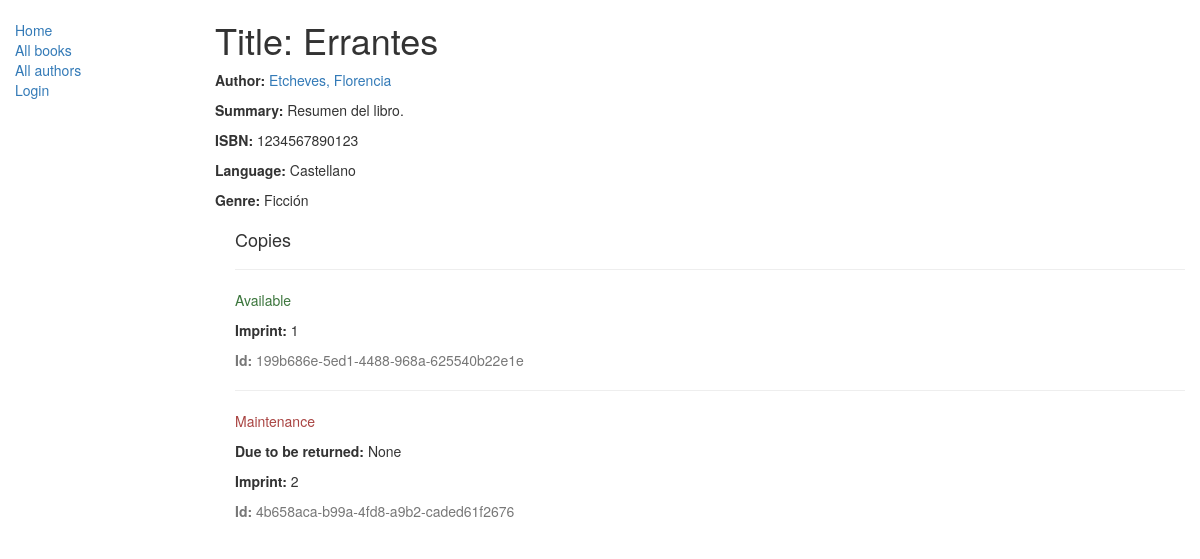
Before: /catalog/book/1 with the older database file.
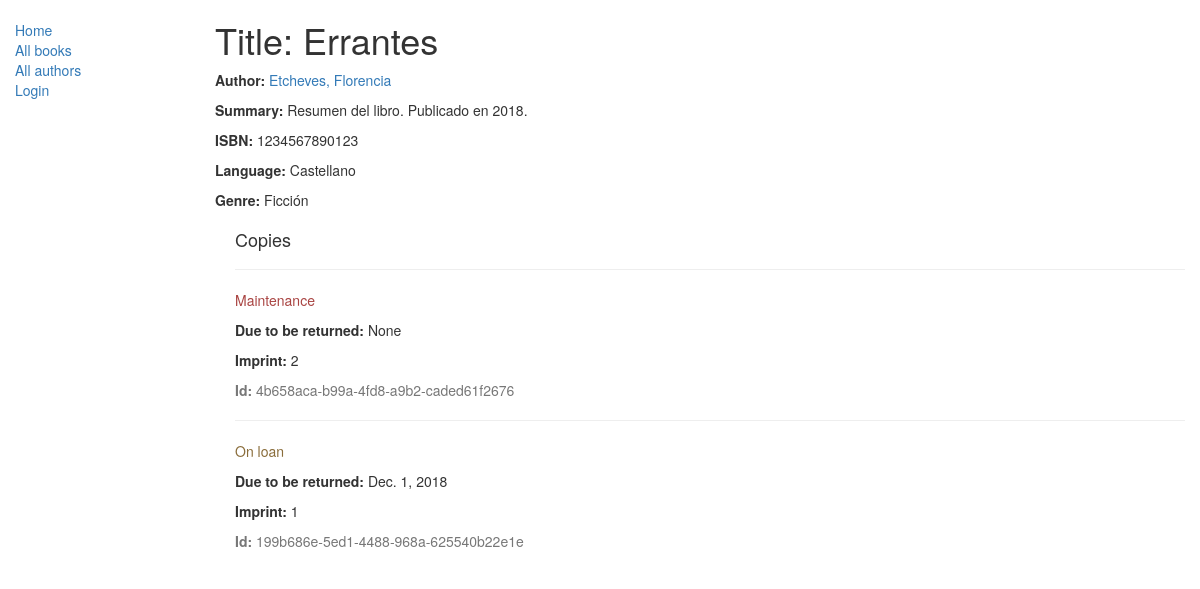
After: the same page with the newer database file.
### catalog/models.py (models this page shows, shortened)
class Book(models.Model):
    title = models.CharField(max_length=200)
    author = models.ForeignKey('Author', on_delete=models.SET_NULL, null=True)
    summary = models.TextField(max_length=1000, help_text="Enter a brief description of the book")
    isbn = models.CharField('ISBN',max_length=13, help_text='13 Character <a href="https://www.isbn-international.org/content/what-isbn">ISBN number</a>')
    genre = models.ManyToManyField(Genre, help_text="Select a genre for this book")
    lenguaje = models.ForeignKey('Lenguaje', on_delete=models.SET_NULL, null=True)
    def display_genre(self):
        """
        Creates a string for the Genre. This is required to display genre in Admin.
        """
        return ', '.join([ genre.name for genre in self.genre.all()[:3] ])
    display_genre.short_description = 'Genre'
    class Meta:
        permissions = (
            ("can_add_mod_del_books", "Add, modify or delete books"),
        )

class Author(models.Model):
    first_name = models.CharField(max_length=100)
    last_name = models.CharField(max_length=100)
    date_of_birth = models.DateField(null=True, blank=True)
    date_of_death = models.DateField('died', null=True, blank=True)
    def __str__(self):
        return '{0}, {1}'.format(self.last_name, self.first_name)
    class Meta:
        ordering = ['-id']
        permissions = (
            ("can_add_mod_del_authors", "Add, modify or delete authors"),
        )

class Lenguaje(models.Model):
    name = models.CharField('Lenguaje', max_length=50, help_text="Select a language for this book",)
    def __str__(self):
        return self.name

class Genre(models.Model):
    name = models.CharField(max_length=200, help_text="Enter a book genre (e.g. Science Fiction, French Poetry etc.)")
    def __str__(self):
        return self.name

class BookInstance(models.Model):
    id = models.UUIDField(primary_key=True, default=uuid.uuid4, help_text="ID único para este libro particular en toda la biblioteca")
    book = models.ForeignKey('Book', on_delete=models.SET_NULL, null=True)
    imprint = models.CharField(max_length=200)
    due_back = models.DateField(null=True, blank=True)
    LOAN_STATUS = (
        ('m', 'Maintenance'),
        ('o', 'On loan'),
        ('a', 'Available'),
        ('r', 'Reserved'),
    )
    status = models.CharField(max_length=1, choices=LOAN_STATUS, blank=True, default='m', help_text='Disponibilidad del libro')
    borrower = models.ForeignKey(User, on_delete=models.SET_NULL, null=True, blank=True)
    class Meta:
        ordering = ["due_back"]
        permissions = (
            ("can_mark_returned", "Set book as returned"),
            ("can_view_all_borrowed", "View books borrowed by all users"),
        )

### catalog/views.py (the view)
# urls.py: url(r'^book/(?P<pk>\d+)$', views.BookDetailView.as_view(), name='book-detail'),
class BookDetailView(generic.DetailView):
    model = Book

### catalog/templates/catalog/book_detail.html
{% extends "base_generic.html" %}
{% block content %}
  <h1>Title: {{ book.title }}</h1>
  <p><strong>Author:</strong> <a href="{% url 'author-detail' book.author.pk %}">{{ book.author }}</a></p>
  <p><strong>Summary:</strong> {{ book.summary }}</p>
  <p><strong>ISBN:</strong> {{ book.isbn }}</p>
  <p><strong>Language:</strong> {{ book.lenguaje }}</p>
  <p><strong>Genre:</strong> {% for genre in book.genre.all %} {{ genre }}{% if not forloop.last %}, {% endif %}{% endfor %}</p>
  <div style="margin-left:20px;margin-top:20px">
    <h4>Copies</h4>
    {% for copy in book.bookinstance_set.all %}
    <hr>
    <p class="{% if copy.status == 'a' %}text-success{% elif copy.status == 'm' %}text-danger{% else %}text-warning{% endif %}">{{ copy.get_status_display }}</p>
    {% if copy.status != 'a' %}<p><strong>Due to be returned:</strong> {{copy.due_back}}</p>{% endif %}
    <p><strong>Imprint:</strong> {{copy.imprint}}</p>
    <p class="text-muted"><strong>Id:</strong> {{copy.id}}</p>
    {% endfor %}
  </div>
{% endblock %}

### catalog/templates/base_generic.html (shortened to what this page needs)
<!DOCTYPE html>
<html lang="en">
<head>
    <link rel="stylesheet" href="https://maxcdn.bootstrapcdn.com/bootstrap/3.3.7/css/bootstrap.min.css">
    {% load static %}
    <link rel="stylesheet" href="{% static 'css/styles.css' %}">
</head>
<body>
    <div class="container-fluid">
        <div class="row">
            <div class="col-sm-2">
                {% block sidebar %}
                <ul class="sidebar-nav">
                    <li><a href="{% url 'index' %}">Home</a></li>
                    <li><a href="{% url 'books' %}">All books</a></li>
                    <li><a href="{% url 'authors' %}">All authors</a></li>
                    {% if user.is_authenticated %}
                    <li>User: {{ user.get_username }}</li>
                    <li><a href="{% url 'my-borrowed' %}">My Borrowed</a></li>
                    <li><a href="{% url 'logout'%}?next={{request.path}}">Logout</a></li>
                    {% else %}
                    <li><a href="{% url 'login'%}?next={{request.path}}">Login</a></li>
                    {% endif %}
                </ul>
                {% endblock %}
            </div>
            <div class="col-sm-10 ">
                {% block content %}{% endblock %}
            </div>
        </div>
    </div>
</body>
</html>

### catalog/static/css/styles.css (style rules this page uses)
.sidebar-nav { margin-top: 20px; padding: 0; list-style: none; }

Changed rows visible on the page:
changed Book "Errantes": summary "Resumen del libro." → "Resumen del libro. Publicado en 2018."
shown differently, row unchanged: BookInstance "Maintenance": moves up the list
changed BookInstance "199b686e-5ed1-4488-968a-625540b22e1e": status "Available" → "On loan"; due_back (not shown) → "Dec. 1, 2018"
